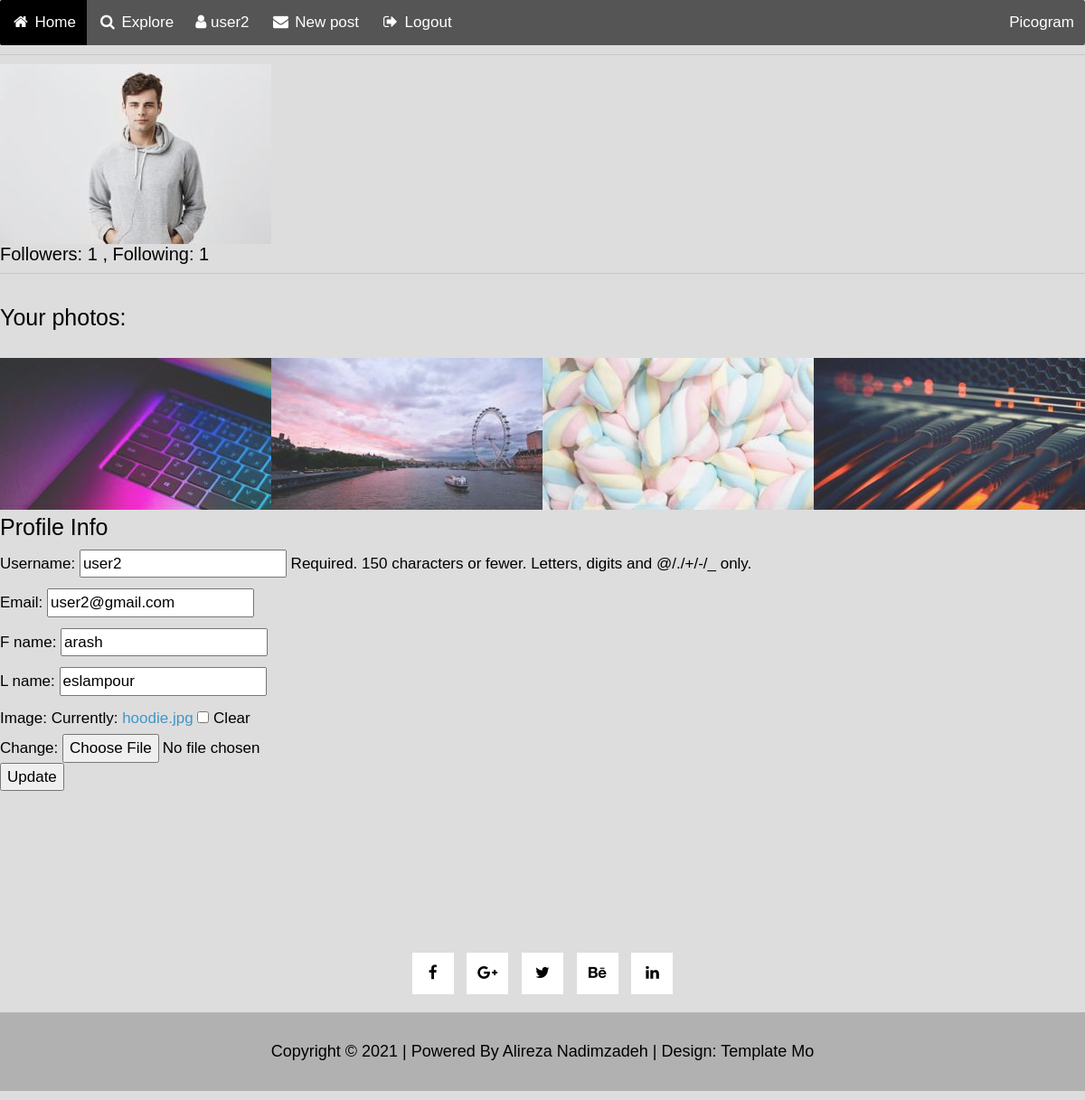
The app's page /accounts/profile/ (signed in) with its own data.
### user/models.py (models this page shows, shortened)
class Profile(models.Model):
    f_name = models.CharField(max_length=64, blank=True, null=True)
    l_name = models.CharField(max_length=64, blank=True, null=True)
    user = models.OneToOneField(User, on_delete=models.CASCADE)
    image = models.ImageField(
        default='def.jpg', blank=True, null=True)
    followers = models.ManyToManyField(
        User, related_name='followers', blank=True, null=True,)
    following = models.ManyToManyField(
        User, related_name='following', blank=True, null=True,)
    def get_number_of_followers(self):
        return self.followers.count()
    def get_number_of_following(self):
        return self.following.count()

### post/models.py (models this page shows, shortened)
class Post(models.Model):
    title = models.CharField(max_length=128)
    image = models.ImageField(default='def.jpg')
    likes = models.ManyToManyField(
        User, related_name='post_likes', blank=True, null=True)
    author = models.ForeignKey(User, on_delete=models.CASCADE)
    created_date = models.DateTimeField(default=timezone.now)
    updated_date = models.DateField(auto_now=True)

### user/views.py (the view)
# urls.py: path('accounts/profile/', user_views.profile, name='profile'),
@login_required
def profile(request):
    posts = Post.objects.filter(author=request.user)
    if request.method == 'POST':
        u_form = UserUpdateForm(request.POST, instance=request.user)
        p_form = ProfileUpdateForm(
            request.POST, request.FILES, instance=request.user.profile)
        if u_form.is_valid() and p_form.is_valid():
            u_form.save()
            p_form.save()
            messages.success(request, 'your account has been updated!')
            return redirect('profile')
    else:
        u_form = UserUpdateForm(instance=request.user)
        p_form = ProfileUpdateForm(instance=request.user.profile)
    context = {
        'u_form': u_form,
        'p_form': p_form,
        'posts': posts,
    }
    return render(request, 'user/profile.html', context)

### user/forms.py
class UserUpdateForm(forms.ModelForm):
    email = forms.EmailField(required=False)
    class Meta:
        model = User
        fields = ['username', 'email']

class ProfileUpdateForm(forms.ModelForm):
    class Meta:
        model = Profile
        fields = ['f_name', 'l_name', 'image']

### user/templates/user/profile.html (shortened to what this page needs)
{% load static %}
<!DOCTYPE html>
<html lang="en">
<head>
    <link rel="stylesheet" href="{% static 'post/Font-Awesome-4.7/css/font-awesome.min.css' %}">
    <link rel="stylesheet" href="{% static 'post/css/bootstrap.min.css' %}">
    <link rel="stylesheet" href="{% static 'post/css/hero-slider-style.css' %}">
    <link rel="stylesheet" href="{% static 'post/css/magnific-popup.css' %}">
    <link rel="stylesheet" href="{% static 'post/css/templatemo-style.css' %}">
<link rel="stylesheet" href="https://cdnjs.cloudflare.com/ajax/libs/font-awesome/4.7.0/css/font-awesome.min.css">
</head>
    <body>
        <div class="cd-hero">
            <nav>
            <div class="navbar">
                <a class="active" href="{% url 'home'%}"><i class="fa fa-fw fa-home"></i> Home</a>
                <a  href="{% url 'explore'%}"><i class="fa fa-fw fa-search"></i> Explore</a>
                <a style="float: right;" href="{% url 'home'%}"> Picogram</a>
                {%if user.is_authenticated%}
                <a href="{% url 'profile'%}"><i class="fa fa-user"></i> {{user.username}}</a>
                <a href="{% url 'post-create'%}"><i class="fa fa-fw fa-envelope"></i> New post</a>
                <a href="{% url 'logout' %}?next=/"><i class="fa fa-fw fa-sign-out"></i> Logout</a>
                {%else%}
                <a href="{% url 'login'%}"><i class="fa fa-fw fa-user"></i> Login</a>
                <a href="{% url 'register'%}"><i class="fa fa-fw fa-user"></i> Register</a>
                {%endif%}
              </div>
            </nav>
                    <div class="cd-full-width">
                        <div class="container-fluid js-tm-page-content" data-page-no="1" data-page-type="gallery">
                            <div class="tm-img-gallery-container ">
                                <div class="tm-img-gallery gallery-one ">
                                <hr>
                                <img src="{{user.profile.image.url}}">
                                <h2>Followers: {{user.profile.get_number_of_followers}} , Following: {{user.profile.get_number_of_following}}</h2>
                                <hr><br>
                                <h1>Your photos:</h1>
                                <br>
                                {% for post in posts %}
                                    <div class="grid-item ">
                                        <figure class="effect-sadie">
                                            <a href="{%url 'post-detail' post.id%}">
                                            <img style="height:120%;width: 120%;" src="{{ post.image.url }}" alt="Image" class="img-fluid tm-img">
                                            <figcaption>
                                            </figcaption>
                                        </a>
                                        </figure>
                                    </div>
                                    {%endfor%}
                                    <br><br><br><br><br><br>
                                <form method="POST" enctype="multipart/form-data">
                                    <fieldset>
                                        <legend><h1>Profile Info</h1></legend>
                                        {{ u_form.as_p }}
                                        {{ p_form.as_p }}
                                    </fieldset>
                                    <div>
                                        <button type="submit">Update</button>
                                    </div>
                                </form>
                                <br><br><br><br><br><br><br>
                                </div>
                                </div>
                            </div>
                        </div>
                    </div>
                <div class="tm-social-icons-container text-xs-center">
                    <a href="#" class="tm-social-link"><i class="fa fa-facebook"></i></a>
                    <a href="#" class="tm-social-link"><i class="fa fa-google-plus"></i></a>
                    <a href="#" class="tm-social-link"><i class="fa fa-twitter"></i></a>
                    <a href="#" class="tm-social-link"><i class="fa fa-behance"></i></a>
                    <a href="#" class="tm-social-link"><i class="fa fa-linkedin"></i></a>
              </div>
                <p class="tm-copyright-text">Copyright &copy; <span class="tm-copyright-year">current year </span> | Powered By Alireza Nadimzadeh
                 | Design: <a href="www.templatemo.com" target="_parent">Template Mo</a></p>
</body>
</html>

### post/static/post/css/hero-slider-style.css (style rules this page uses)
*, *::after, *::before { -webkit-box-sizing: border-box; -moz-box-sizing: border-box; box-sizing: border-box; }
html { font-size: 62.5%; }
body { font-size: 1.6rem; font-family: "Open Sans", sans-serif; color: #2c343b; background-color: #f2f2f2; }
a { color: #d44457; text-decoration: none; }
img { max-width: 100%; }
.cd-hero { position: relative; -webkit-font-smoothing: antialiased; -moz-osx-font-smoothing: grayscale; }

### post/static/post/css/templatemo-style.css (style rules this page uses)
body { background-color: #dddddd; color: black; font-family: "Open Sans", Helvetica, Arial, sans-serif; font-size: 17px; font-weight: 300; overflow-x: hidden; }
figure { margin: 0; }
p:last-child { margin-bottom: 0; }
a { color: #3f97c9; }
a, button { transition: all 0.3s ease; }
.container-fluid { width: 100%; padding-left: 0; padding-right: 0; }
.navbar { padding: 0; }
.tm-social-link { background-color: white; color: black; display: inline-block; width: 46px; height: 46px; text-align: center; padding-top: 10px; margin-right: 10px; }
.tm-social-link:last-child { margin-right: 0; }
.tm-social-icons-container { margin-bottom: 30px; }
.grid-item { float: left; width: 100%; }
.tm-img-gallery { margin: 0 auto 40px; display: inline-block; }
@media (min-width: 480px) { .tm-img-gallery { margin: 0 auto; } }
.tm-img { max-width: 320px; width: 100%; height: auto; border: none; margin: 0 auto; }
.tm-copyright-text { background-color: rgba(0, 0, 0, 0.2); color: black; font-size: 1.8rem; font-weight: 400; text-align: center; padding: 30px; width: 100%; }
.tm-copyright-text a { color: black; }
figure.effect-sadie figcaption::before { position: absolute; top: 0; left: 0; width: 100%; height: 100%; background: -webkit-linear-gradient( top, rgba(72, 76, 97, 0) 0%, rgba(72, 76, 97, 0.8) 75% ); background: linear-gradient( to bottom, rgba(72, 76, 97, 0) 0%, rgba(72, 76, 97, 0.8) 75% ); content: ""; opacity: 0; -webkit-transform: translate3d(0, 50%, 0); transform: translate3d(0, 50%, 0); }
figure.effect-sadie figcaption::before, figure.effect-sadie p { -webkit-transition: opacity 0.35s, -webkit-transform 0.35s; transition: opacity 0.35s, transform 0.35s; }
.grid-item figure figcaption, .grid-item figure figcaption > a { position: absolute; top: 0; left: 0; width: 100%; height: 100%; }
.grid-item figure figcaption { display: flex; flex-direction: column; align-items: center; justify-content: center; padding: 1em; color: #fff; text-transform: uppercase; font-size: 1.25em; -webkit-backface-visibility: hidden; backface-visibility: hidden; }
.grid-item figure { position: relative; overflow: hidden; text-align: center; }
.grid-item figure img { position: relative; display: block; max-width: 100%; opacity: 0.8; }
@media only screen and (min-width: 400px) { .grid-item figure figcaption { padding: 2em; } }
@media only screen and (min-width: 480px) { .grid-item { width: 50%; } }
@media only screen and (min-width: 480px) { .grid-item figure figcaption { padding: 1.5em; } }
@media only screen and (min-width: 600px) { .tm-copyright-text { width: auto; } }
@media only screen and (min-width: 720px) { .tm-copyright-text { margin-top: 0; } }
@media only screen and (min-width: 992px) { .tm-social-icons-container { margin-bottom: 20px; } }
@media only screen and (min-width: 992px) { .cd-full-width .container-fluid { padding-left: 0; padding-right: 0; } }
@media only screen and (min-width: 992px) { .grid-item { width: 25%; } }
@media only screen and (min-width: 992px) { .grid-item figure figcaption { padding: 1em; } }
@media only screen and (min-width: 1170px) { .grid-item figure figcaption { padding: 2em; } }

### user/templates/user/profile.html (style rules this page uses)
body { font-family: Arial, Helvetica, sans-serif; }
.navbar { width: 100%; background-color: #555; overflow: auto; }
.navbar a { float: left; padding: 12px; color: white; text-decoration: none; font-size: 17px; }
.active { background-color: #4CAF50; }

### records on screen
Post: image (picture)
Post: image (picture)
Post: image (picture)
Post: image (picture)
Profile: f_name "arash", l_name "eslampour"

### other values on screen
{{ user.username }} "user2"
{{ user.profile.get_number_of_followers }} "1"
{{ user.profile.get_number_of_following }} "1"
